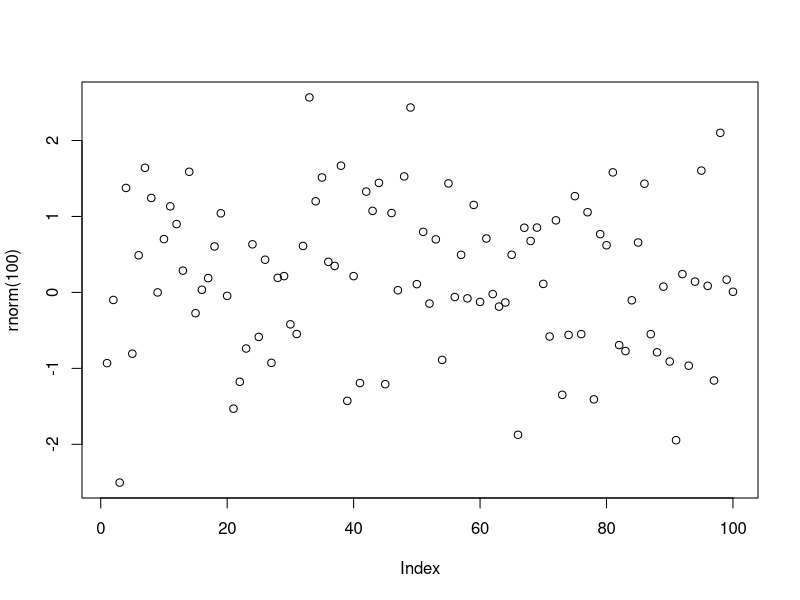

Generate this figure with R:
## ---- chunk 1
1+1

plot(rnorm(100))

